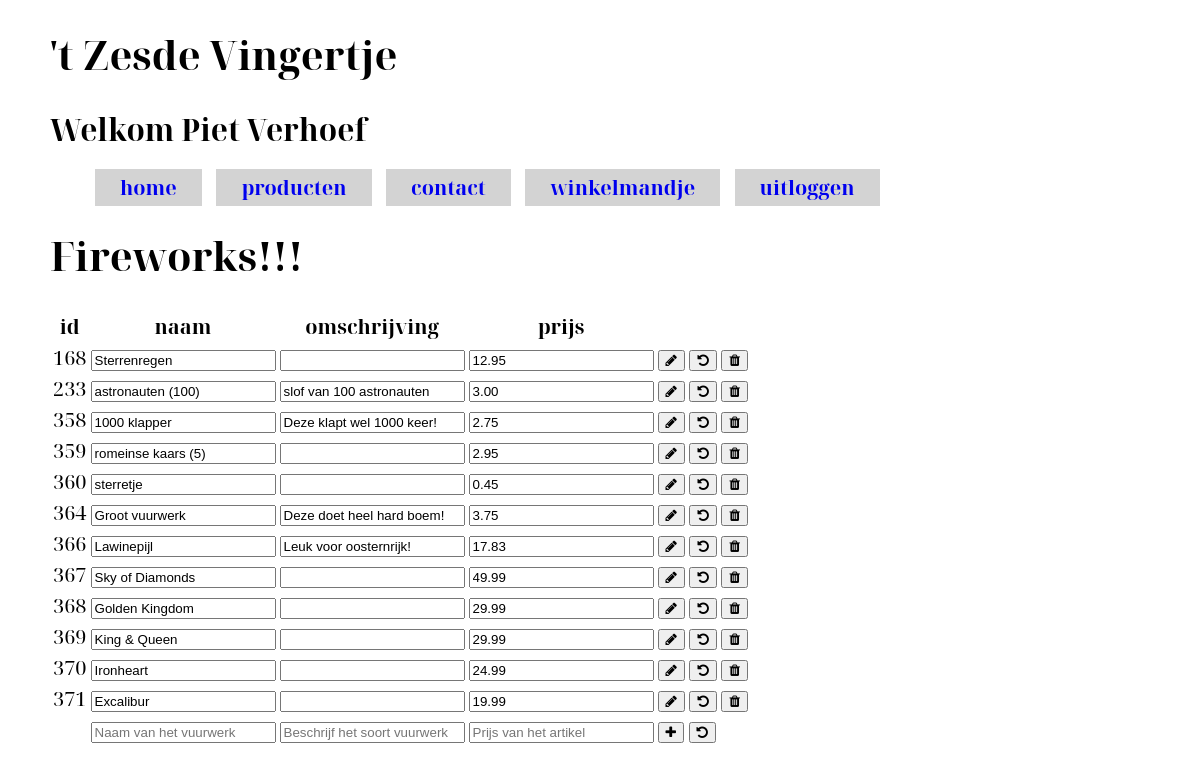
Page /manage_products.php (signed in) on the committed database.
### tables this page shows
CREATE TABLE `artikel` (
  `artikelnummer` int(11) NOT NULL,
  `naam` varchar(50) NOT NULL,
  `omschrijving` varchar(250) DEFAULT NULL,
  `prijs` float NOT NULL,
  `deleted` tinyint(1) NOT NULL DEFAULT '0',
  `plaatje` varchar(100) DEFAULT NULL COMMENT 'Plaatje van dit soort vuurwerk'
);

### common/update_article.php (the view, shortened to what this page needs)
<?php
require_once "database.php";
require_once "form_gen.php";
?>
<?php
function print_add_firework_form_tr()
{
?>
	<tr>
	<form method="GET">
		<td></td>
		<td><input type="text" name="name" placeholder="Naam van het vuurwerk" required /></td>
		<td><input type="textarea" name="description" placeholder="Beschrijf het soort vuurwerk" required /></td>
		<td><input type="number" name="price" placeholder="Prijs van het artikel" min="0.10" step="0.01" required /></td>
		<td>
		</td>
	</form>
	</tr>
<?php
}
?>
<?php
function print_change_firework_form_tr($record)
{
?>
	<tr>
		<form method="GET">
		<td><input type="hidden" name="article_id" value="<?=$record['artikelnummer']?>" /><?=$record['artikelnummer']?></td>
		<td><input type="text" name="name" value="<?=$record['naam']?>" required /></td>
		<td><input type="textarea" name="description" value="<?=$record['omschrijving']?>" /></td>
		<td><input type="number" name="price" value="<?=$record['prijs']?>" min="0.10" step="0.01" required /></td>
		<td>
<?php
print_button("submit", "update_article", "fa fa-pencil");
?>
		</td>
		</form>
	</tr>
<?php
}
function print_change_fireworks_table()
{
	global $database;
	$sql = "SELECT artikelnummer, naam, omschrijving, ROUND(prijs,2) as prijs FROM artikel WHERE deleted = 0";
	try
	{
		$stmt = $database->prepare($sql);
		if ($stmt->execute())
		{
			echo "<h1>Fireworks!!!</h1>";
?>
		<table>
			<tr>
				<th>id</th>
				<th>naam</th>
				<th>omschrijving</th>
				<th>prijs</th>
			</tr>
<?php
			while (($record = $stmt->fetch(PDO::FETCH_ASSOC))!=null)
			{
				print_change_firework_form_tr($record);
			}
			print_add_firework_form_tr();
			echo "</table>";
		}
		else
		{
			echo "Database refuses to supply fireworks data.";
		}
	}
	catch (Exception $ex)
	{
		echo "Failed to read fireworks : ".$ex->getMessage();
	}
}
?>

### common/form_gen.php (shortened to what this page needs)
<?php
function print_button($type, $name, $text_or_icon, $script = null)
{
	$javascript = "";
	$content = $text_or_icon;
	if (substr($content, 0, 3) == "fa ")
	{
		$content = "<span class=\"$content\"></span>";
	}
?>
<button type="<?=$type?>" name="<?=$name?>" <?=$javascript?>><?=$content?></button>
<?php
}
?>

### styles/style.css (style rules this page uses)
html { font-family: 'Noto Serif Display', serif; }
@media only screen and (min-width: 1000px) { body { width: 1100px; font-size: 15pt; margin-left: auto; margin-right: auto; } }
div#nav ul li { display: inline; padding: 5px; padding-left: 25px; padding-right: 25px; margin: 5px; background-color: lightgray; transition: 0.5s; }
div#nav ul li a { text-decoration: none; font-weight: bold; }

### rows in the picture
artikel: artikelnummer "168", name "Sterrenregen", price "12.95"
artikel: artikelnummer "233", name "astronauten (100)", description "slof van 100 astronauten", price "3.00"
artikel: artikelnummer "358", name "1000 klapper", description "Deze klapt wel 1000 keer!", price "2.75"
artikel: artikelnummer "359", name "romeinse kaars (5)", price "2.95"
artikel: artikelnummer "360", name "sterretje", price "0.45"
artikel: artikelnummer "364", name "Groot vuurwerk", description "Deze doet heel hard boem!", price "3.75"
artikel: artikelnummer "366", name "Lawinepijl", description "Leuk voor oosternrijk!", price "17.83"
artikel: artikelnummer "367", name "Sky of Diamonds", price "49.99"
artikel: artikelnummer "368", name "Golden Kingdom", price "29.99"
artikel: artikelnummer "369", name "King & Queen", price "29.99"
artikel: artikelnummer "370", name "Ironheart", price "24.99"
artikel: artikelnummer "371", name "Excalibur", price "19.99"
